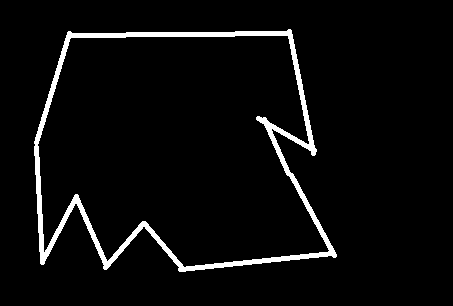
#> input picture media/contours2.png, 453 x 306 px
$ python '图像轮廓.py'   (older library calls are emulated)
#> lines starting #> are read from the running program, lines starting #| are printed output that depends on the picture; after the words box and inside, x2 and y2 are one past the last pixel; in counts of white or black regions, pixels touching at a corner belong together; long printed decimals are rounded
"""
cv2.findContours(img,mode,method)
    mode:轮廓检索模式
        RETR_EXTERNAL ：只检索最外面的轮廓；
        RETR_LIST：检索所有的轮廓，并将其保存到一条链表当中；
        RETR_CCOMP：检索所有的轮廓，并将他们组织为两层：顶层是各部分的外部边界，第二层是空洞的边界;
        RETR_TREE：经常使用的模式。检索所有的轮廓，并重构嵌套轮廓的整个层次;
    method:轮廓逼近方法
        CHAIN_APPROX_NONE：以Freeman链码的方式输出轮廓，所有其他方法输出多边形（顶点的序列）。
        CHAIN_APPROX_SIMPLE:压缩水平的、垂直的和斜的部分，也就是，函数只保留他们的终点部分。
"""
# 为了更高的准确率，使用二值图像。
import cv2


def cv_show(name, image):
    cv2.imshow(name, image)
    cv2.waitKey(0)
    cv2.destroyAllWindows()


# img = cv2.imread('../media/contours.png')
# img = cv2.imread('../media/car.png')
# gray = cv2.cvtColor(img, cv2.COLOR_BGR2GRAY)  # 转为灰度图
# ret, thresh = cv2.threshold(gray, 127, 255, cv2.THRESH_BINARY)  # 设置阈值
# cv_show('thresh', thresh)
#
# binary, contours, hierarchy = cv2.findContours(thresh,
#                                                cv2.RETR_TREE,  # 检索所有轮廓
#                                                cv2.CHAIN_APPROX_NONE)
# binary为返回的图像，contours为轮廓像素数组，hierarchy为层级
# print(binary)
# print(contours)
# print(hierarchy)

# 绘制轮廓
# 如果不拷贝，则原图会改变
# draw_img = img.copy()
# draw_img = gray.copy()
# 参数为
#   绘制图像：被画轮廓的图像，
#   轮廓：画哪一个轮廓，
#   轮廓索引：-1表示全部轮廓，其他值会按某个顺序绘制外轮廓或内轮廓
#   颜色模式：BGR格式，(0, 0, 255)表示红色，
#   线条宽度
# res = cv2.drawContours(draw_img, contours, -1, (0, 0, 255), 2)
# cv_show('res', res)
#
# # 轮廓特征
# # print(len(contours))
# cnt = contours[0]
# # 面积
# area = cv2.contourArea(cnt)
# # 周长，True表示闭合的
# length = cv2.arcLength(cnt, True)
# print(area, length)


# 轮廓近似
img = cv2.imread('../media/contours2.png')
#> img is the input picture: shape (306, 453, 3); 4.3% white; 1 white region, box (x1, y1, x2, y2) and area: (34, 29, 337, 272) 6022

gray = cv2.cvtColor(img, cv2.COLOR_BGR2GRAY)
#> gray: shape (306, 453); 4.3% white; 1 white region
ret, thresh = cv2.threshold(gray, 127, 255, cv2.THRESH_BINARY)
binary, contours, hierarchy = cv2.findContours(thresh, cv2.RETR_TREE,
                                               cv2.CHAIN_APPROX_NONE)
#> contours = 2 contours; box (x1, y1, x2, y2) and area: (34, 29, 337, 272) 57436, (37, 35, 330, 268) 52526
cnt = contours[0]
#> cnt = contour of 1133 points, box (x1, y1, x2, y2) (34, 29, 337, 272), area 57436

draw_img = img.copy()
res = cv2.drawContours(draw_img, [cnt], -1, (0, 0, 255), 2)
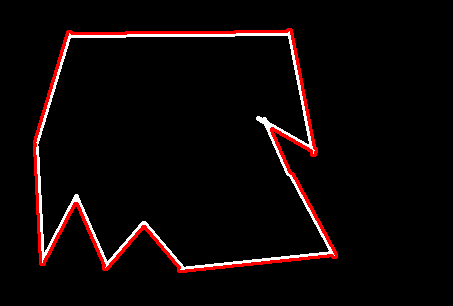
#> res: shape (306, 453, 3); mean B, G, R 6.3, 6.3, 13.8
cv_show('res', res)

# epsilon = 0.01 * cv2.arcLength(cnt, True)  # 取周长倍数，数值越小，轮廓越接近原图边界。
epsilon = 0.11 * cv2.arcLength(cnt, True)
#> epsilon = 139.3
# cnt为输入点集。
# epsilon为输出的精度，越小，折线的形状越接近曲线。即判断曲线上某点到相对应两端点直线的距离，距离大于阈值则舍弃，小于阈值则保留
# True表示为闭合区域。
# 输出点集默认为None
approx = cv2.approxPolyDP(cnt, epsilon, True)
#> approx = [[291, 30], [68, 31], [40, 263], [335, 257]]

# draw_img = img.copy()
res = cv2.drawContours(draw_img, [approx], -1, (0, 0, 255), 2)
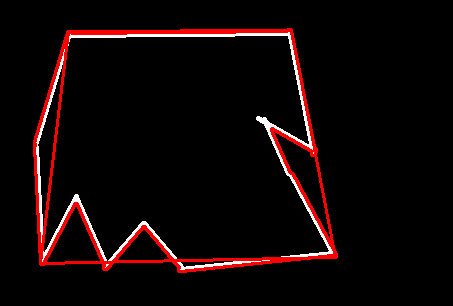
#> res: shape (306, 453, 3); 1.39% of pixels changed, all inside (x1, y1, x2, y2) = (41, 29, 335, 265)
cv_show('res', res)

# 边界矩形
img = cv2.imread('../media/contours.png')
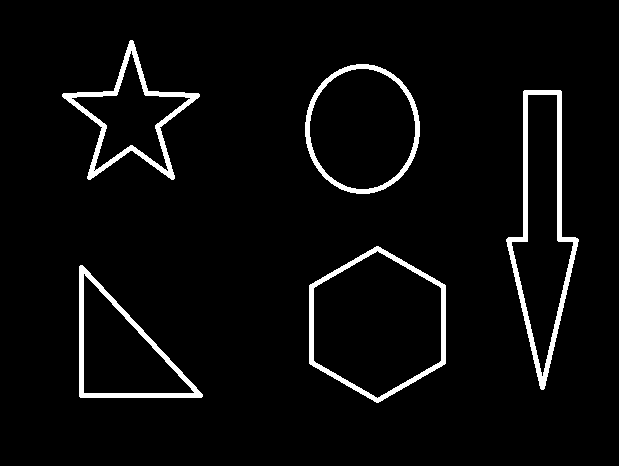
#> input picture media/contours.png, 619 x 466 px
#> img is the input picture: shape (466, 619, 3); 4.2% white; 5 white regions, box (x1, y1, x2, y2) and area: (506, 90, 579, 390) 3301, (62, 40, 200, 180) 2541, (309, 246, 446, 403) 2264, (79, 265, 203, 398) 2101, (305, 64, 420, 194) 1846

gray = cv2.cvtColor(img, cv2.COLOR_BGR2GRAY)
#> gray: shape (466, 619); 4.2% white; 5 white regions
ret1, thresh = cv2.threshold(gray, 127, 255, cv2.THRESH_BINARY)
binary1, contours, hierarchy1 = cv2.findContours(thresh, cv2.RETR_TREE,
                                                 cv2.CHAIN_APPROX_NONE)
#> contours = 11 contours, 1 with area under 20; largest, box (x1, y1, x2, y2) and area: (309, 246, 446, 403) 15986, (313, 250, 442, 399) 14136, (305, 64, 420, 194) 11560, (506, 90, 579, 390) 11396, (309, 68, 416, 190) 10048
cnt = contours[0]
#> cnt = contour of 387 points, box (x1, y1, x2, y2) (79, 265, 203, 398), area 8500

x, y, w, h = cv2.boundingRect(cnt)
#> x = 79; y = 265; w = 124; h = 133
img = cv2.rectangle(img, (x, y), (x + w, y + h), (0, 255, 0), 2)
cv_show('img', img)

area = cv2.contourArea(cnt)
#> area = 8500.5
x, y, w, h = cv2.boundingRect(cnt)
rect_area = w * h
#> rect_area = 16492
extent = float(area) / rect_area
#> extent = 0.515
print('轮廓面积与边界矩形比', extent)
#| 轮廓面积与边界矩形比 0.5154

# 外接圆
(x, y), radius = cv2.minEnclosingCircle(cnt)
#> x = 140.5; y = 331; radius = 89.53
center = (int(x), int(y))
#> center = (140, 331)
radius = int(radius)
#> radius = 89
img = cv2.circle(img, center, radius, (0, 255, 0), 2)
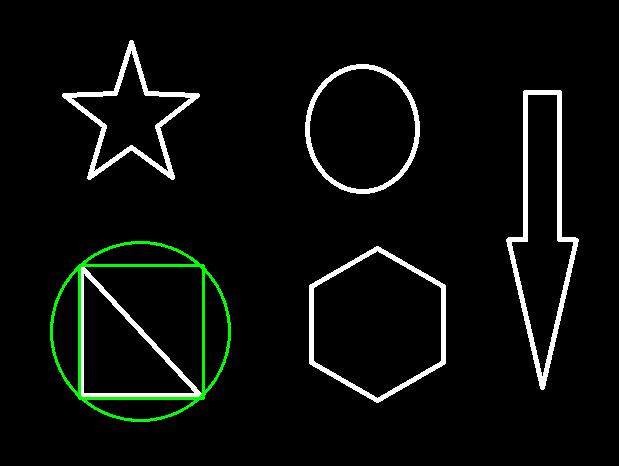
#> img: shape (466, 619, 3); mean B, G, R 10.3, 13.1, 10.3
cv_show('img', img)
